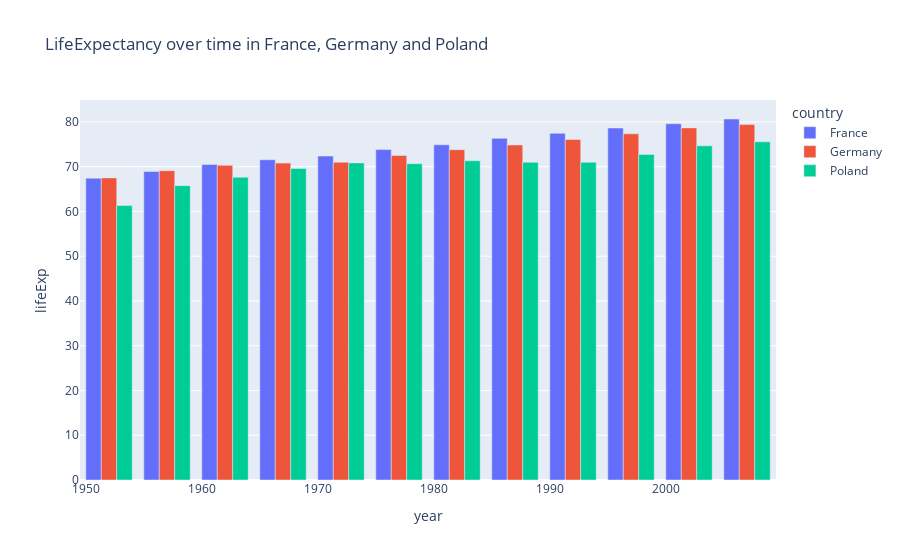

Notebook code cell kept with this figure:
### Code cell
mask = df.country.isin(['France', 'Germany', 'Poland'])
# # by default the x axis is the row index.
df_filter = df.loc[mask]
fig = px.bar(df_filter,
             x='year',
             y='lifeExp',
             color='country',
             barmode='group',
             title="LifeExpectancy over time in France, Germany and Poland")
fig.show()

### Figure 1 — Plotly figure (JSON) as saved in the notebook; plotly's stock layout.template omitted (floating-point values rounded to 4 significant figures)
{"data": [{"alignmentgroup": "True", "hovertemplate": "country=France<br>year=%{x}<br>lifeExp=%{y}<extra></extra>", "legendgroup": "France", "marker": {"color": "#636efa", "pattern": {"shape": ""}}, "name": "France", "offsetgroup": "France", "orientation": "v", "showlegend": true, "textposition": "auto", "type": "bar", "x": [1952, 1957, 1962, 1967, 1972, 1977, 1982, 1987, 1992, 1997, 2002, 2007], "xaxis": "x", "y": [67.41, 68.93, 70.51, 71.55, 72.38, 73.83, 74.89, 76.34, 77.46, 78.64, 79.59, 80.66], "yaxis": "y"}, {"alignmentgroup": "True", "hovertemplate": "country=Germany<br>year=%{x}<br>lifeExp=%{y}<extra></extra>", "legendgroup": "Germany", "marker": {"color": "#EF553B", "pattern": {"shape": ""}}, "name": "Germany", "offsetgroup": "Germany", "orientation": "v", "showlegend": true, "textposition": "auto", "type": "bar", "x": [1952, 1957, 1962, 1967, 1972, 1977, 1982, 1987, 1992, 1997, 2002, 2007], "xaxis": "x", "y": [67.5, 69.1, 70.3, 70.8, 71, 72.5, 73.8, 74.85, 76.07, 77.34, 78.67, 79.41], "yaxis": "y"}, {"alignmentgroup": "True", "hovertemplate": "country=Poland<br>year=%{x}<br>lifeExp=%{y}<extra></extra>", "legendgroup": "Poland", "marker": {"color": "#00cc96", "pattern": {"shape": ""}}, "name": "Poland", "offsetgroup": "Poland", "orientation": "v", "showlegend": true, "textposition": "auto", "type": "bar", "x": [1952, 1957, 1962, 1967, 1972, 1977, 1982, 1987, 1992, 1997, 2002, 2007], "xaxis": "x", "y": [61.31, 65.77, 67.64, 69.61, 70.85, 70.67, 71.32, 70.98, 70.99, 72.75, 74.67, 75.56], "yaxis": "y"}], "layout": {"barmode": "group", "legend": {"title": {"text": "country"}, "tracegroupgap": 0}, "title": {"text": "LifeExpectancy over time in France, Germany and Poland"}, "xaxis": {"anchor": "y", "domain": [0, 1], "title": {"text": "year"}}, "yaxis": {"anchor": "x", "domain": [0, 1], "title": {"text": "lifeExp"}}}}
